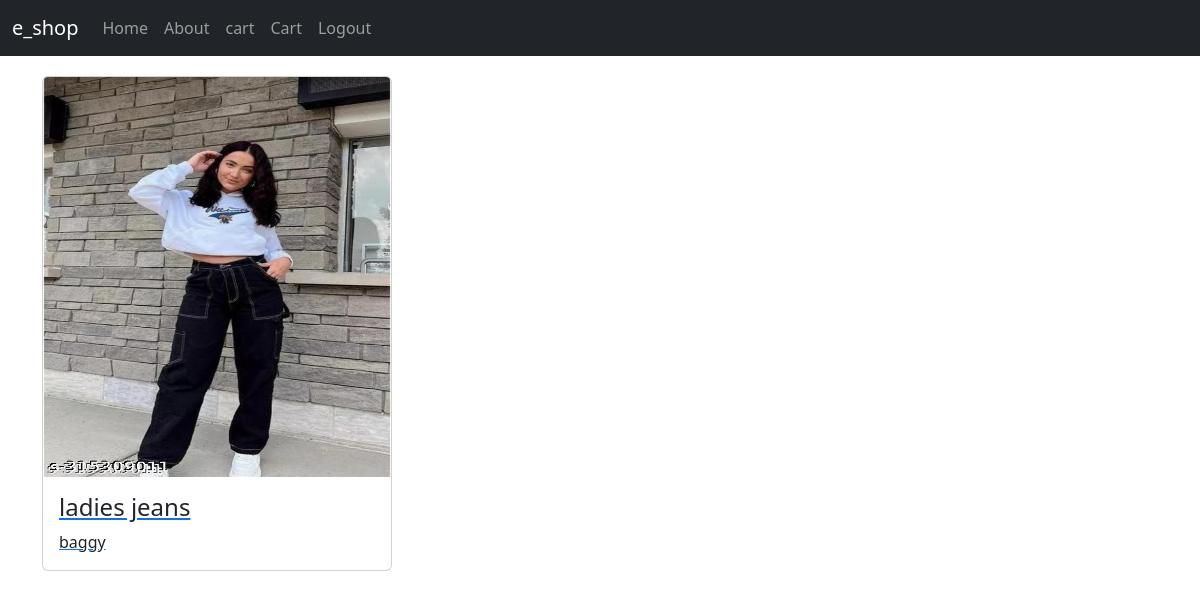
/user_home (signed in), run on an earlier commit of the app's database.
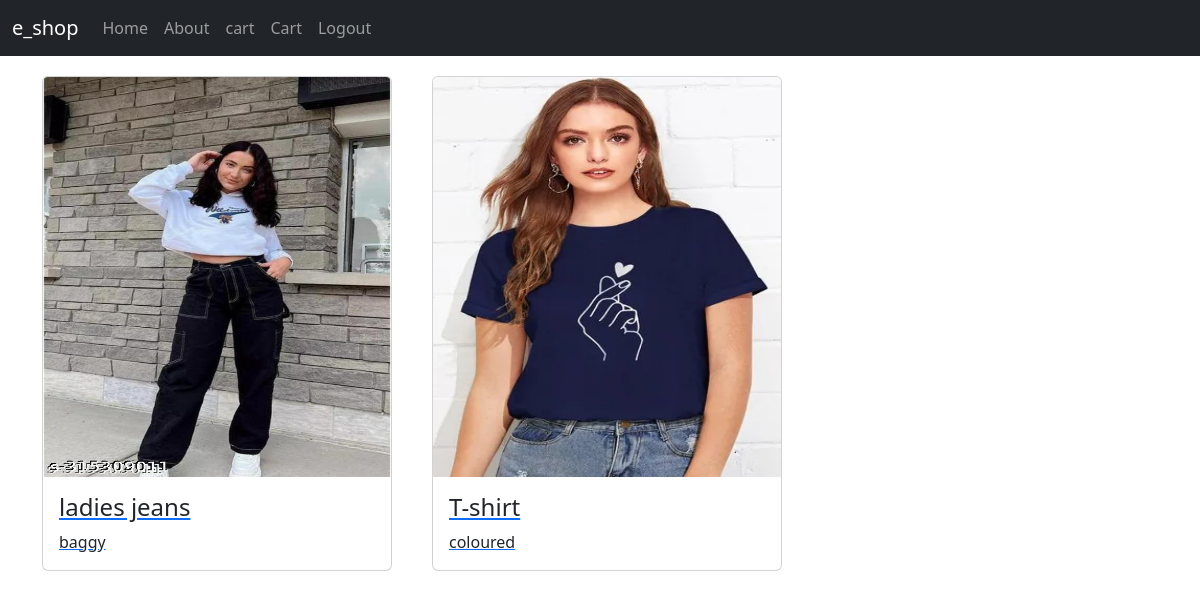
And on a later commit of the database.
### app/models.py (models this page shows)
class Product(models.Model):
    pid=models.TextField()
    name=models.TextField()
    dis=models.TextField()
    price=models.IntegerField()
    stock=models.IntegerField()
    img=models.FileField()

### app/views.py (the view)
# urls.py: path('user_home',views.user_home),
def user_home(req):
    if 'user' in req.session:
        data=Product.objects.all()
        return render(req,'user/userhome.html',{'product':data})
    else:
        return redirect(e_shop_login)

### template/user/userhome.html (shortened to what this page needs)
<!DOCTYPE html>
<html lang="en">
<head>
    <link href="https://cdn.jsdelivr.net/npm/bootstrap@5.3.3/dist/css/bootstrap.min.css" rel="stylesheet">
</head>
<body>
    <nav class="navbar navbar-expand-sm bg-dark navbar-dark">
        <div class="container-fluid">
          <a class="navbar-brand" href="">e_shop</a>
          <div class="collapse navbar-collapse" id="collapsibleNavbar">
            <ul class="navbar-nav">
              <li class="nav-item">
                <a class="nav-link" href="#">Home</a>
              </li>
              <li class="nav-item">
                <a class="nav-link" href="#">About</a>
              </li>
              <li class="nav-item">
                <a class="nav-link" href="view_cart">cart</a>
              </li>
              <li class="nav-item">
                <a class="nav-link" href="#">Cart</a>
              </li>
              <li class="nav-item">
                <a class="nav-link" href="logout">Logout</a>
              </li>
            </ul>
          </div>
        </div>
      </nav>
      <div class="container" style="margin-top: 20px;">
        <div class="row" style="gap:10px">
          {% for pro in product %}
          <div class="col-lg-4">
          <a href="product_view/{{pro.pk}}">
          <div class="card" style="width:350px; ">
            <img class="card-img-top" src="{{pro.img.url}}" alt="Card image" style="width: 100%; height: 400px;">
            <div class="card-body">
              <h4 class="card-title">{{ pro.name }}</h4>
              <p class="card-text">{{ pro.dis }}</p>
            </div>
          </div>
          </a>
          </div>
          {% endfor %}
        </div>
      </div>
</body>
</html>

What changed in the data, as far as the page shows it:
added Product: img (picture), name "T-shirt", dis "coloured"
